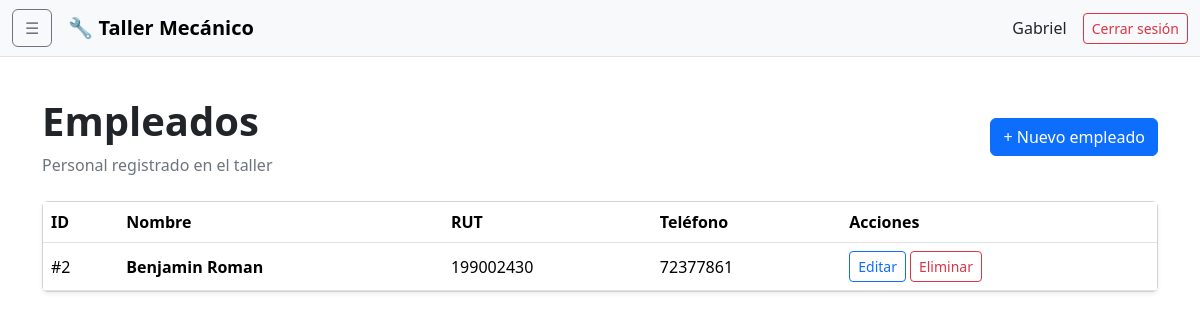
The page /empleados/ (signed in) on the database its author committed.
### adminTaller/models.py (models this page shows)
class Empleado(models.Model):
    usuario = models.OneToOneField(User, on_delete=models.CASCADE, related_name='empleado', null=True, blank=True)
    nombre = models.CharField(max_length=100)
    apellido = models.CharField(max_length=100)
    rut = models.CharField(max_length=12, unique=True)
    telefono = models.CharField(max_length=15)
    password_change_required = models.BooleanField(default=True)

### adminTaller/views.py (the view)
# urls.py: path("empleados/", views.empleados_lista, name="empleados_lista"),
@login_required
@user_passes_test(es_admin)
def empleados_lista(request):
    empleados = Empleado.objects.all().order_by(
        "apellido",
        "nombre"
    )
    return render(
        request,
        "empleados/lista.html",
        {
            "empleados": empleados
        }
    )

### adminTaller/views.py (called while the page is built)
def es_admin(user):
    return user.is_authenticated and user.is_staff

### adminTaller/templates/empleados/lista.html (shortened to what this page needs)
{% extends "base.html" %}
{% block content %}
<div class="d-flex justify-content-between align-items-center mb-4">
    <div>
        <h1 class="fw-bold">Empleados</h1>
        <p class="text-secondary mb-0">
            Personal registrado en el taller
        </p>
    </div>
    <a
        href="{% url 'empleado_crear' %}"
        class="btn btn-primary"
    >
        + Nuevo empleado
    </a>
</div>
<div class="card shadow-sm">
    <div class="card-body p-0">
        <div class="table-responsive">
            <table class="table table-hover align-middle mb-0">
                <thead>
                    <tr>
                        <th>ID</th>
                        <th>Nombre</th>
                        <th>RUT</th>
                        <th>Teléfono</th>
                        <th>Acciones</th>
                    </tr>
                </thead>
                <tbody>
                    {% for empleado in empleados %}
                    <tr>
                        <td>
                            #{{ empleado.id }}
                        </td>
                        <td>
                            <strong>
                                {{ empleado.nombre }}
                                {{ empleado.apellido }}
                            </strong>
                        </td>
                        <td>
                            {{ empleado.rut }}
                        </td>
                        <td>
                            {{ empleado.telefono }}
                        </td>
                        <td>
                            <div class="d-flex gap-1">
                                <a
                                    href="{% url 'empleado_editar' empleado.id %}"
                                    class="btn btn-sm btn-outline-primary"
                                >
                                    Editar
                                </a>
                                <a
                                    href="{% url 'empleado_eliminar' empleado.id %}"
                                    class="btn btn-sm btn-outline-danger"
                                >
                                    Eliminar
                                </a>
                            </div>
                        </td>
                    </tr>
                    {% endfor %}
                </tbody>
            </table>
        </div>
    </div>
</div>
{% endblock %}

### adminTaller/templates/base.html (shortened to what this page needs)
{% load static %}
<!DOCTYPE html>
<html lang="es" data-bs-theme="light">
<head>
    <link
        href="https://cdn.jsdelivr.net/npm/bootstrap@5.3.3/dist/css/bootstrap.min.css"
        rel="stylesheet"
    >
</head>
<body>
<nav class="navbar navbar-expand-lg bg-body-tertiary border-bottom sticky-top">
    <div class="container-fluid">
        <button
            class="btn btn-outline-secondary me-3"
            type="button"
            data-bs-toggle="offcanvas"
            data-bs-target="#menuLateral"
            aria-controls="menuLateral"
        >
            ☰
        </button>
        <a class="navbar-brand fw-bold" href="#">
            🔧 Taller Mecánico
        </a>
        <div class="ms-auto d-flex align-items-center gap-3">
            <span class="d-none d-md-inline">
                {{ user.get_username }}
            </span>
            <form method="post" action="{% url 'logout' %}">
                <button class="btn btn-outline-danger btn-sm">
                    Cerrar sesión
                </button>
            </form>
        </div>
    </div>
</nav>
<main class="container py-4">
    {% block content %}
    {% endblock %}
</main>
</body>
</html>

### adminTaller/templates/base.html (style rules this page uses)
body { min-height: 100vh; }

### rows shown on the page
Empleado: id "2", nombre "Benjamin", apellido "Roman", rut "199002430", telefono "72377861"

### other values the page prints
{{ user.get_username }} "Gabriel"
